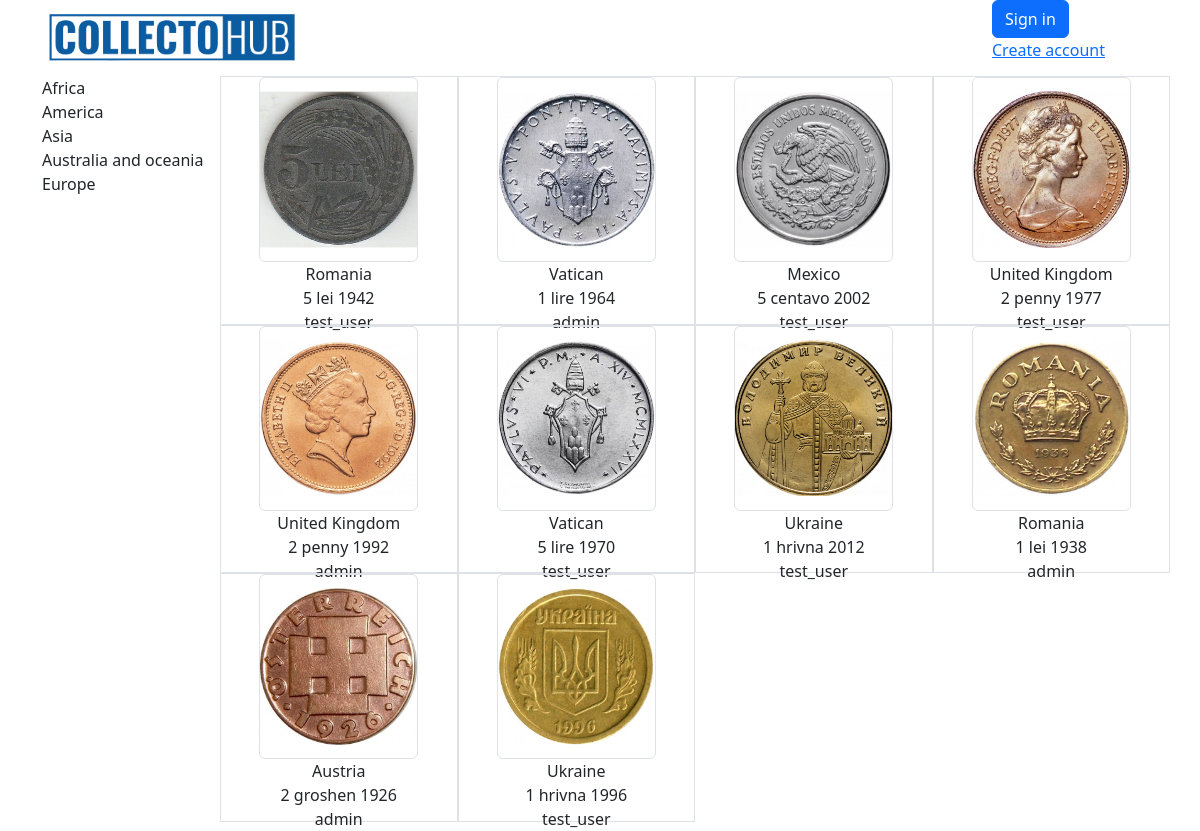
The page / on the database its author committed.
### coins/models.py (models this page shows, shortened)
class Continent(models.Model):
    name = models.CharField(max_length=150, unique=True)
    class Meta:
        verbose_name = "Continent"
        verbose_name_plural = "Continents"
    def __str__(self):
        return self.name

class Coin(models.Model):
    img_front = models.ImageField(upload_to='products_image', blank=True)
    img_back = models.ImageField(upload_to='products_image', blank=True)
    img_add_1 = models.ImageField(upload_to='products_image', blank=True)
    img_add_2 = models.ImageField(upload_to='products_image', blank=True)
    country = models.ForeignKey(Country, on_delete=models.CASCADE, related_name='coins')  # Reference to Country
    denomination = models.CharField(max_length=150)  # Denomination
    year = models.IntegerField()  # Year
    material = models.CharField(max_length=15, blank=True, choices=material_choices)  # Material
    safety = models.CharField(max_length=2, blank=True, choices=safety_choices)  # Optional field for admin use
    weight = models.FloatField(blank=True, null=True)  # Weight
    diameter = models.FloatField(blank=True, null=True)  # Diameter
    thickness = models.FloatField(blank=True, null=True)  # Thickness
    circulation = models.IntegerField(blank=True, null=True)  # Circulation
    owner = models.ForeignKey(User, on_delete=models.CASCADE, related_name='coins')
    box = models.ForeignKey('Box', on_delete=models.SET_NULL, blank=True, null=True, related_name='coins')
    class Meta:
        verbose_name = 'Coin'
        verbose_name_plural = 'Coins'

class Country(models.Model):
    name = models.CharField(max_length=150, unique=True)
    continent = models.ForeignKey(Continent, on_delete=models.CASCADE, related_name="countries")
    class Meta:
        verbose_name = "Country"
        verbose_name_plural = "Countries"
    def __str__(self):
        return self.name

### coins/views.py (the view)
# urls.py: path('', views.IndexView.as_view(), name='index'),
class IndexView(TemplateView):
    template_name = 'coins/index.html'
    extra_context = {
        "coin_list": Coin.objects.order_by('?'),
        "continent_list": Continent.objects.order_by("name"),
    }

### coins/templates/coins/index.html (shortened to what this page needs)
{% extends 'coins/base.html' %}
{% block content %}
    <div class="row">
        <div class="col-2">
            {% for continent in continent_list %}
                <div>
                    {{ continent }}
                </div>
            {% endfor %}
        </div>
        <div class="col-10">
            <div class="row">
                {% for coin in coin_list %}
                <div class="col-3 text-center border ">
                    <a href="{% url 'coins:coin-detail' pk=coin.id %}">
                        <img src="{{ coin.img_front.url }}" alt="coin" class="w-75 h-75 object-fit-contain border rounded">
                    </a>
                    <p>
                        {{ coin.country }}
                        <br>
                        {{ coin.denomination }} {{ coin.year }}
                        <br>
                        {{ coin.owner}}
                    </p>
                </div>
                {% endfor %}
            </div>
        </div>
    </div>
{% endblock %}

### rows shown on the page
Continent: name "Africa"
Continent: name "America"
Continent: name "Asia"
Continent: name "Australia and oceania"
Continent: name "Europe"
Coin: img_front (picture), country "Romania", denomination "5 lei", year "1942", owner "test_user"
Coin: img_front (picture), country "Vatican", denomination "1 lire", year "1964", owner "admin"
Coin: img_front (picture), country "Mexico", denomination "5 centavo", year "2002", owner "test_user"
Coin: img_front (picture), country "United Kingdom", denomination "2 penny", year "1977", owner "test_user"
Coin: img_front (picture), country "United Kingdom", denomination "2 penny", year "1992", owner "admin"
Coin: img_front (picture), country "Vatican", denomination "5 lire", year "1970", owner "test_user"
Coin: img_front (picture), country "Ukraine", denomination "1 hrivna", year "2012", owner "test_user"
Coin: img_front (picture), country "Romania", denomination "1 lei", year "1938", owner "admin"
Coin: img_front (picture), country "Austria", denomination "2 groshen", year "1926", owner "admin"
Coin: img_front (picture), country "Ukraine", denomination "1 hrivna", year "1996", owner "test_user"
